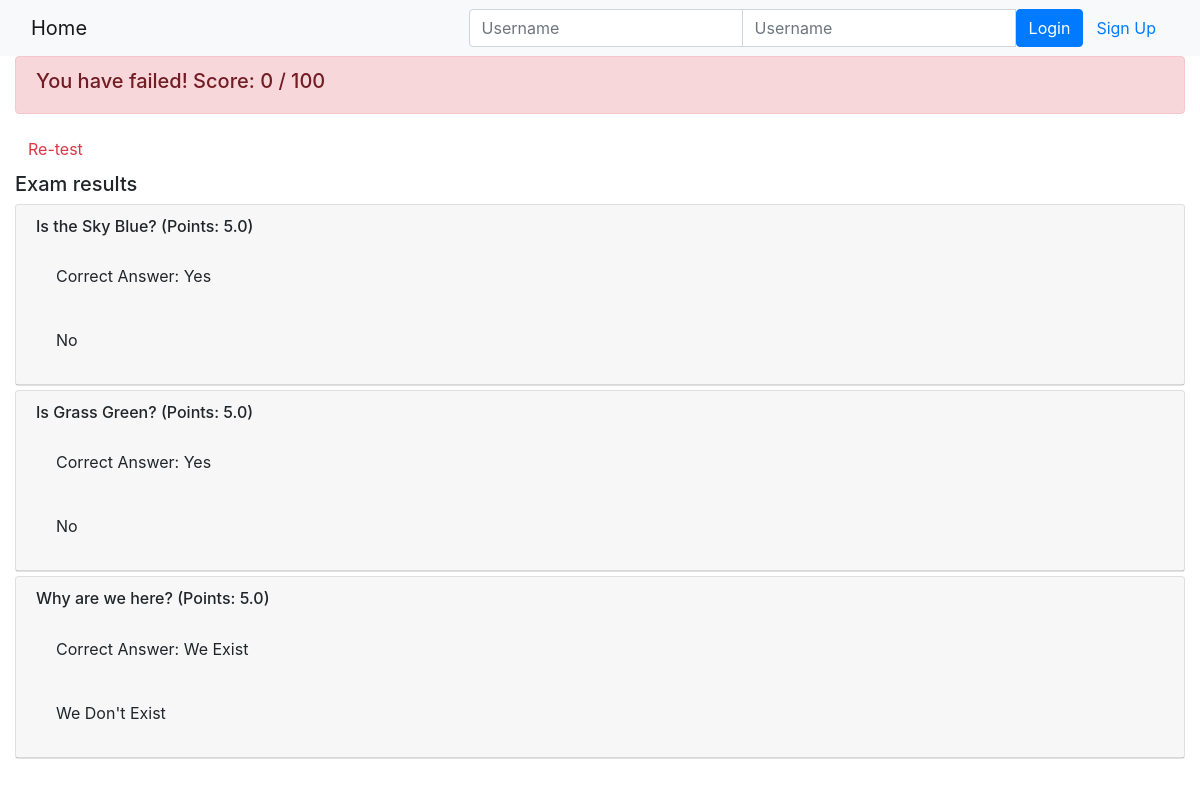
Page /onlinecourse/course/1/submission/1/result/ on the committed database.
### onlinecourse/models.py (models this page shows, shortened)
class Question(models.Model):
    lesson = models.ForeignKey(Lesson, on_delete=models.CASCADE)
    content = models.CharField(max_length = 30)
    grade = models.FloatField()
    title = models.CharField(max_length=200, default="title")
    order = models.IntegerField(default=0)

class Choice(models.Model):
    question = models.ForeignKey(Question, on_delete=models.CASCADE)
    content = models.CharField(max_length = 30)
    is_correct = models.BooleanField()
    title = models.CharField(max_length=200, default="title")
    order = models.IntegerField(default=0)

### onlinecourse/views.py (the view)
# urls.py: path('course/<int:course_id>/submission/<int:submission_id>/result/', views.show_exam_result, name='show_exam_result'),
def show_exam_result(request, course_id, submission_id):
    context = {}
    course = get_object_or_404(Course, pk=course_id)
    submission = get_object_or_404(Submission, pk=submission_id)
    choices = submission.choices.all()
    mylesson = get_object_or_404(Lesson, pk=1)
    for choice in choices:
        mylesson = choice.question.lesson
    print(mylesson)
    print(choices)
    total_score = 0.0
    earned_score = 0.0
    for question in mylesson.question_set.all():
        total_score = total_score + question.grade
    for question in mylesson.question_set.all():
        shouldAdd = True
        isPresent = False
        for selectchoice in choices:
            if selectchoice in question.choice_set.all() and not selectchoice.is_correct:
                shouldAdd = False
        for setquestions in question.choice_set.all():
            if setquestions in choices:
                isPresent = True
        if shouldAdd and isPresent:
            earned_score = earned_score + question.grade
    print("show_exam_result")
    print(total_score)
    print(earned_score)
    if total_score is 0.0:
        total_score = 1.0
    context['course'] = course
    context['grade'] = (earned_score/total_score) * 100.0
    context['grade_int'] = int((earned_score/total_score) * 100.0)
    context['choices'] = choices
    context['mylesson'] = mylesson
    return render(request, 'onlinecourse/exam_result_bootstrap.html', context)

### onlinecourse/templates/onlinecourse/exam_result_bootstrap.html (shortened to what this page needs)
<!DOCTYPE html>
<html lang="en">
<head>
    {% load static %}
    <link rel="stylesheet" href="https://maxcdn.bootstrapcdn.com/bootstrap/4.5.2/css/bootstrap.min.css">
</head>
<body>
 <nav class="navbar navbar-light bg-light">
    <div class="container-fluid">
        <div class="navbar-header">
              <a class="navbar-brand" href="{% url 'onlinecourse:index' %}">Home</a>
        </div>
        <ul class="nav navbar-nav navbar-right">
            {% if user.is_authenticated %}
            <li>
                <a class="btn btn-link" href="#">{{ user.first_name }}({{ user.username }})</a>
                <a class="btn btn-link" href="{% url 'onlinecourse:logout' %}">Logout</a>
            </li>
            {% else %}
            <li>
                <form class="form-inline" action="{% url 'onlinecourse:login' %}" method="post">
                    <div class="input-group">
                        <input type="text" class="form-control" placeholder="Username" name="username" >
                        <input type="password" class="form-control" placeholder="Username" name="psw" >
                        <button class="btn btn-primary" type="submit">Login</button>
                        <a class="btn btn-link" href="{% url 'onlinecourse:registration' %}">Sign Up</a>
                    </div>
                </form>
            </li>
            {% endif %}
        </ul>
    </div>
</nav>
<div class="container-fluid">
    {% if grade > 80 %}
    <div class="alert alert-success">
       <h5>You have passed! Score: {{grade_int}} / 100</h5>
    </div>
        {% else %}
        <div class="alert alert-danger">
            <h5>You have failed! Score: {{grade_int}} / 100</h5>
        </div>
        <a class="btn btn-link text-danger" href="{% url 'onlinecourse:course_details' course.id %}">Re-test</a>
        {% endif %}
        <div class="card-columns-vertical mt-1">
        <h5 class="">Exam results</h5>
            {% for question in mylesson.question_set.all %}
                <div class="card-columns-vertical">
                    <div class="card mt-1">
                        <div class="card-header"><h6>{{question.content}} (Points: {{question.grade}})</h6>
                            {% for choice in question.choice_set.all %}
                                {% if choice in choices %}
                                    {% if choice.is_correct == True %}
                                        <div class = "card-body">
                                            <label style = 'color:green'>Correct Answer: {{choice.content}}</label>
                                        </div>
                                    {% else %}
                                        <div class = "card-body">
                                            <label style = 'color:red'>{{choice.content}}</label>
                                        </div>
                                    {% endif %}
                                {% else %}
                                    {% if choice.is_correct == True %}
                                    <div class = "card-body">
                                        Correct Answer: {{choice.content}}
                                    </div>
                                    {% else %}
                                    <div class = "card-body">
                                        {{choice.content}}
                                    </div>
                                    {% endif %}
                                {% endif %}
                            {% endfor %}
                        </div>
                    </div>
                </div>
            {% endfor %}
        </div>
    </div>
</body>
</html>

### rows in the picture
Question: content "Is the Sky Blue?", grade "5.0"
Choice: content "Yes"
Choice: content "No"
Question: content "Is Grass Green?", grade "5.0"
Choice: content "Yes"
Choice: content "No"
Question: content "Why are we here?", grade "5.0"
Choice: content "We Exist"
Choice: content "We Don't Exist"

### other values in the picture
{{ grade_int }} "0"
